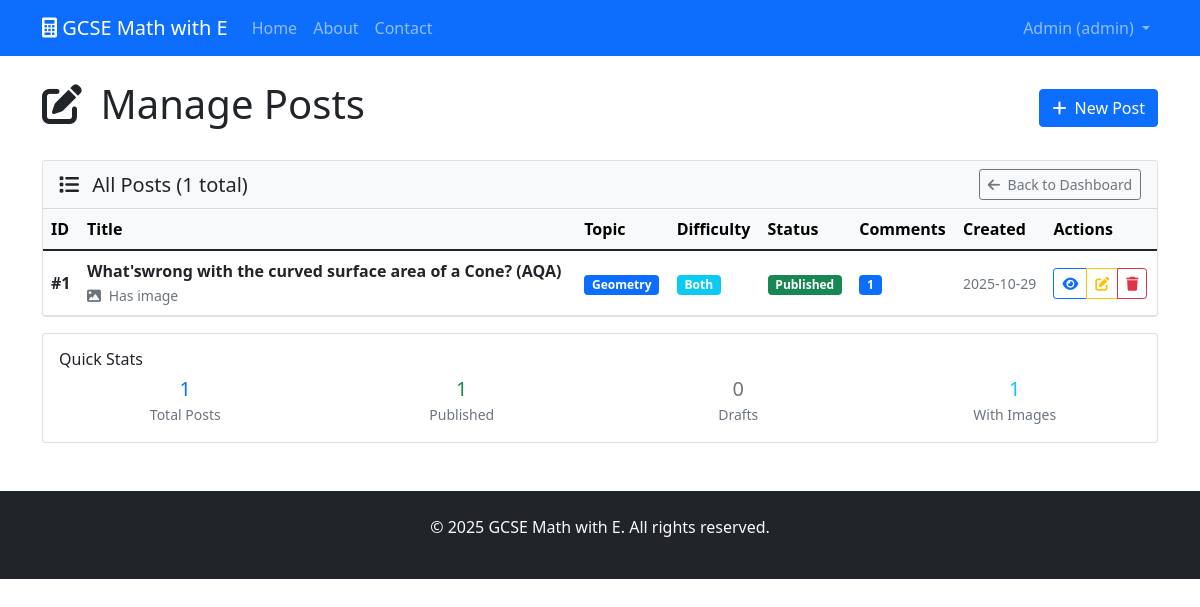
The page /admin/posts (signed in) on the database as committed earlier.
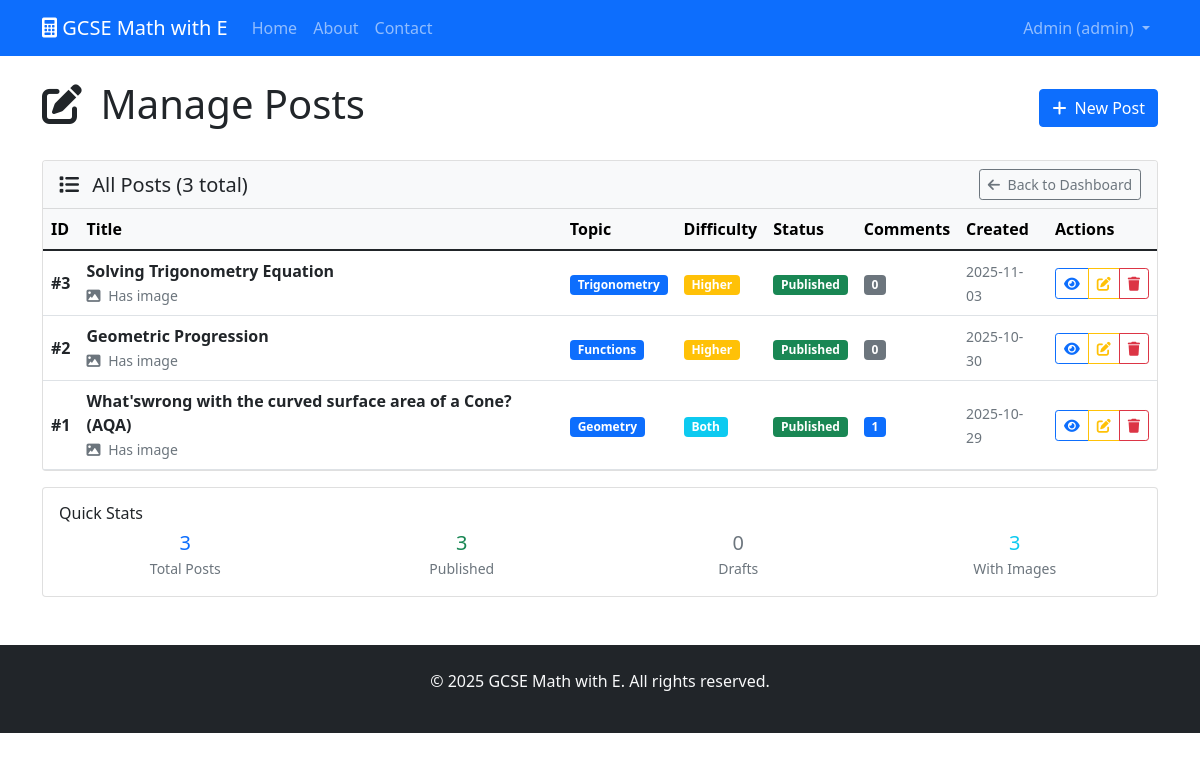
The same page on the database as committed later.
### tables this page shows
CREATE TABLE posts (
                id INTEGER PRIMARY KEY AUTOINCREMENT,
                title TEXT NOT NULL,
                content TEXT NOT NULL,
                topic TEXT NOT NULL,
                difficulty TEXT,
                image_path TEXT,
                is_published BOOLEAN DEFAULT TRUE,
                created_at TIMESTAMP DEFAULT CURRENT_TIMESTAMP,
                updated_at TIMESTAMP DEFAULT CURRENT_TIMESTAMP
            );

### main.py (the view)
@app.route('/admin/posts')
@login_required
def manage_posts():
    db = get_db()
    posts = db.execute('''
        SELECT posts.*, COUNT(comments.id) as comment_count
        FROM posts
        LEFT JOIN comments ON posts.id = comments.post_id
        GROUP BY posts.id
        ORDER BY posts.created_at DESC
    ''').fetchall()
    return render_template('admin/manage_posts.html', posts=posts)

### main.py (called while the page is built)
def get_db():
    conn = sqlite3.connect(app.config['DATABASE'])
    conn.row_factory = sqlite3.Row
    return conn

def login_required(f):
    @functools.wraps(f)
    def decorated_function(*args, **kwargs):
        if 'user_id' not in session:
            flash('Please log in to access this page.', 'danger')
            return redirect(url_for('login'))
        return f(*args, **kwargs)
    return decorated_function

### templates/admin/manage_posts.html (shortened to what the changed rows need)
{% extends "base.html" %}
{% block content %}
<div class="d-flex justify-content-between align-items-center mb-4">
    <h1>
        <i class="fas fa-edit me-2"></i>
        Manage Posts
    </h1>
</div>
<div class="card">
    <div class="card-header bg-light d-flex justify-content-between align-items-center">
        <h5 class="card-title mb-0">
            <i class="fas fa-list me-2"></i>
            All Posts ({{ posts|length }} total)
        </h5>
        <a href="{{ url_for('admin_dashboard') }}" class="btn btn-outline-secondary btn-sm">
            <i class="fas fa-arrow-left me-1"></i>
            Back to Dashboard
        </a>
    </div>
    <div class="card-body p-0">
        {% if posts %}
        <div class="table-responsive">
            <table class="table table-hover mb-0">
                <thead class="table-light">
                    <tr>
                        <th>ID</th>
                        <th>Title</th>
                        <th>Topic</th>
                        <th>Difficulty</th>
                        <th>Status</th>
                        <th>Comments</th>
                        <th>Created</th>
                        <th>Actions</th>
                    </tr>
                </thead>
                <tbody>
                    {% for post in posts %}
                    <tr>
                        <td><strong>#{{ post.id }}</strong></td>
                        <td>
                            <div>
                                <strong>{{ post.title }}</strong>
                                {% if post.image_path %}
                                <br>
                                <small class="text-muted">
                                    <i class="fas fa-image me-1"></i>
                                    Has image
                                </small>
                                {% endif %}
                            </div>
                        </td>
                        <td>
                            <span class="badge bg-primary">{{ post.topic|title }}</span>
                        </td>
                        <td>
                            {% if post.difficulty %}
                            <span class="badge bg-{{ 'success' if post.difficulty == 'foundation' else 'warning' if post.difficulty == 'higher' else 'info' }}">
                                {{ post.difficulty|title }}
                            </span>
                            {% else %}
                            <span class="text-muted">-</span>
                            {% endif %}
                        </td>
                        <td>
                            {% if post.is_published %}
                            <span class="badge bg-success">Published</span>
                            {% else %}
                            <span class="badge bg-secondary">Draft</span>
                            {% endif %}
                        </td>
                        <td>
                            <span class="badge bg-{{ 'primary' if post.comment_count > 0 else 'secondary' }}">
                                {{ post.comment_count }}
                            </span>
                        </td>
                        <td>
                            <small class="text-muted">
                                {{ post.created_at[:10] }}
                            </small>
                        </td>
                        <td>
                            <div class="btn-group btn-group-sm">
                                <a href="{{ url_for('show_post', post_id=post.id) }}"
                                   class="btn btn-outline-primary"
                                   target="_blank"
                                   title="View Post">
                                    <i class="fas fa-eye"></i>
                                </a>
                                <a href="{{ url_for('edit_post', post_id=post.id) }}"
                                   class="btn btn-outline-warning"
                                   title="Edit Post">
                                    <i class="fas fa-edit"></i>
                                </a>
                                <button type="button"
                                        class="btn btn-outline-danger"
                                        data-bs-toggle="modal"
                                        data-bs-target="#deleteModal{{ post.id }}"
                                        title="Delete Post">
                                    <i class="fas fa-trash"></i>
                                </button>
                            </div>
                        </td>
                    </tr>
                    {% endfor %}
                </tbody>
            </table>
        </div>
        {% endif %}
    </div>
</div>
{% if posts %}
<div class="mt-3">
    <div class="card">
        <div class="card-body">
            <h6 class="card-title">Quick Stats</h6>
            <div class="row text-center">
                <div class="col-md-3">
                    <span class="h5 text-primary">{{ posts|length }}</span>
                    <br>
                    <small class="text-muted">Total Posts</small>
                </div>
                <div class="col-md-3">
                    <span class="h5 text-success">{{ posts|selectattr('is_published')|list|length }}</span>
                    <br>
                    <small class="text-muted">Published</small>
                </div>
                <div class="col-md-3">
                    <span class="h5 text-secondary">{{ posts|rejectattr('is_published')|list|length }}</span>
                    <br>
                    <small class="text-muted">Drafts</small>
                </div>
                <div class="col-md-3">
                    <span class="h5 text-info">{{ posts|selectattr('image_path')|list|length }}</span>
                    <br>
                    <small class="text-muted">With Images</small>
                </div>
            </div>
        </div>
    </div>
</div>
{% endif %}
{% endblock %}

Rows that differ between the two databases and show on the page:
added posts: id "3", title "Solving Trigonometry Equation", shows "Has image", topic "Trigonometry", difficulty "Higher", is_published "Published", comment_count "0", created_at "2025-11-03"
added posts: id "2", title "Geometric Progression", shows "Has image", topic "Functions", difficulty "Higher", is_published "Published", comment_count "0", created_at "2025-10-30"
Other text that changed with them:
{{ posts|length }}: "1" → "3"
{{ posts|selectattr('is_published')|list|length }}: "1" → "3"
{{ posts|selectattr('image_path')|list|length }}: "1" → "3"
